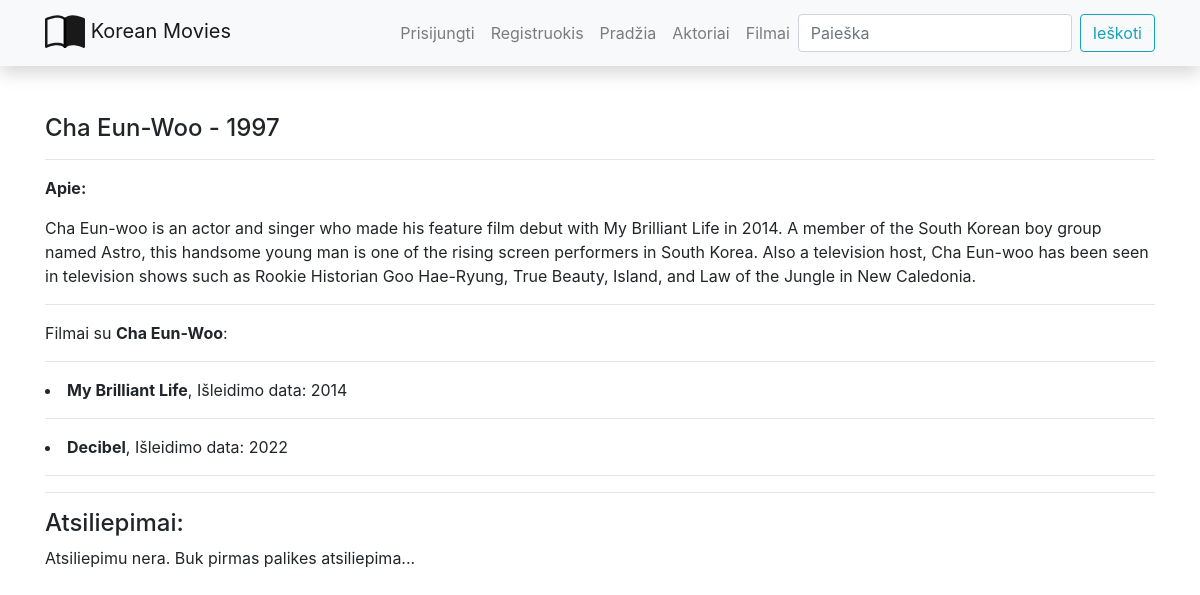
The page /filmai/aktoriai/3 on the database its author committed.
### filmai/models.py (models this page shows, shortened)
class Aktorius(models.Model):
    vardas_pavarde = models.CharField('Vardas pavarde', max_length=100)
    g_metai = models.IntegerField('Gimimo data')
    kinografija = HTMLField()
    nuotrauka = models.ImageField("Nuotrauka", upload_to="photo", null=True, blank=True)
    class Meta:
        verbose_name = "Aktorius"
        verbose_name_plural = "Aktoriai"

class Filmas(models.Model):
    pavadinimas = models.CharField('Pavadinimas', max_length=100)
    rating = models.FloatField(null=True, blank=True)
    rodymo_data = models.IntegerField('Rodomas nuo:')
    aprasymas = HTMLField()
    aktoriusFK = models.ForeignKey(Aktorius, on_delete=models.SET_NULL, null=True, related_name='filmas_set', verbose_name="Aktorius")
    category = models.ManyToManyField(Category, help_text="Išrinkite kategorija")
    cover = models.ImageField("Viršelis", upload_to="covers", null=True, blank=True)
    class Meta:
        verbose_name = "Filmas"
        verbose_name_plural = "Filmai"

### filmai/views.py (the view)
# urls.py: path('aktoriai/<int:aktorius_id>', views.aktorius, name='aktorius-vienas-url'),
def aktorius(request, aktorius_id):
    aktorius_viena_eilute = get_object_or_404(Aktorius, pk=aktorius_id)
    context_t = {
        'aktorius_viena_eilute_t': aktorius_viena_eilute
    }
    return render(request, 'aktorius_vienas.html', context=context_t)

### filmai/templates/aktorius_vienas.html (shortened to what this page needs)
{% extends "base.html" %}
{% block content %}
<h4> {{ aktorius_viena_eilute_t.vardas_pavarde }} - {{ aktorius_viena_eilute_t.g_metai }} </h4>
<hr/>
<p><strong>Apie:</strong> {{ aktorius_viena_eilute_t.kinografija | safe }} </p>
<hr/>
{% if aktorius_viena_eilute_t.filmas_set.all %}
<p>Filmai su <strong>{{ aktorius_viena_eilute_t.vardas_pavarde }}</strong>: </p>
<hr/>
    {% for filmas_o in aktorius_viena_eilute_t.filmas_set.all %}
         <li><strong>{{ filmas_o.pavadinimas }}</strong>, Išleidimo data: {{ filmas_o.rodymo_data }}</li>
          <hr/>
   {% endfor %}
{% else %}
     <p> Filmų su šiuo aktoriu/e nėra</p>
{% endif %}
<hr/>
<h4>Atsiliepimai:</h4>
{% if aktorius.aktoriusreview_set.all %}
    {% for review_o in aktorius.aktoriusreview_set.all %}
        <hr/>
<img class="img-fluid rounded-circle" src="{{ review_o.reviewer.profilis.nuotrauka.url }}" style="width: 30px; height: 30px;"/>
<p class="bg-light"><em><strong>{{ review_o.reviewer }}</strong> {{ review_o.review_date }}</em></p>
        <p>{{ review_o.comment }}</p>
    {% endfor %}
{% else %}
    <p>Atsiliepimu nera. Buk pirmas palikes atsiliepima...</p>
{% endif %}
{% endblock %}

### rows shown on the page
Aktorius: vardas_pavarde "Cha Eun-Woo", g_metai "1997", kinografija "Cha Eun-woo is an actor and singer who made his feature film debut with My Brilliant Life in 2014. A member of the South Korean boy group named Astro, this handsome young man is one of the rising screen performers in South Korea. Also a television host, Cha Eun-woo has been seen in television shows such as Rookie Historian Goo Hae-Ryung, True Beauty, Island, and Law of the Jungle in New Caledonia."
Filmas: pavadinimas "My Brilliant Life", rodymo_data "2014"
Filmas: pavadinimas "Decibel", rodymo_data "2022"
